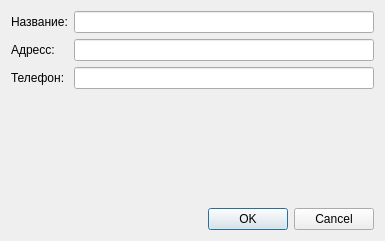
<?xml version="1.0" encoding="UTF-8"?>
<ui version="4.0">
 <class>addComp</class>
 <widget class="QDialog" name="addComp">
  <property name="geometry">
   <rect>
    <x>0</x>
    <y>0</y>
    <width>385</width>
    <height>241</height>
   </rect>
  </property>
  <property name="windowTitle">
   <string>Dialog</string>
  </property>
  <layout class="QGridLayout" name="gridLayout">
   <item row="0" column="0">
    <layout class="QFormLayout" name="formLayout">
     <item row="0" column="0">
      <widget class="QLabel" name="label">
       <property name="text">
        <string>Название:</string>
       </property>
      </widget>
     </item>
     <item row="0" column="1">
      <widget class="QLineEdit" name="nameEdit"/>
     </item>
     <item row="1" column="0">
      <widget class="QLabel" name="label_2">
       <property name="text">
        <string>Адресс:</string>
       </property>
      </widget>
     </item>
     <item row="1" column="1">
      <widget class="QLineEdit" name="addressEdit"/>
     </item>
     <item row="2" column="0">
      <widget class="QLabel" name="label_3">
       <property name="text">
        <string>Телефон:</string>
       </property>
      </widget>
     </item>
     <item row="2" column="1">
      <widget class="QLineEdit" name="phoneEdit"/>
     </item>
    </layout>
   </item>
   <item row="1" column="0">
    <widget class="QDialogButtonBox" name="buttonBox">
     <property name="orientation">
      <enum>Qt::Horizontal</enum>
     </property>
     <property name="standardButtons">
      <set>QDialogButtonBox::Cancel|QDialogButtonBox::Ok</set>
     </property>
    </widget>
   </item>
  </layout>
 </widget>
 <resources/>
 <connections>
  <connection>
   <sender>buttonBox</sender>
   <signal>accepted()</signal>
   <receiver>addComp</receiver>
   <slot>accept()</slot>
   <hints>
    <hint type="sourcelabel">
     <x>248</x>
     <y>254</y>
    </hint>
    <hint type="destinationlabel">
     <x>157</x>
     <y>274</y>
    </hint>
   </hints>
  </connection>
  <connection>
   <sender>buttonBox</sender>
   <signal>rejected()</signal>
   <receiver>addComp</receiver>
   <slot>reject()</slot>
   <hints>
    <hint type="sourcelabel">
     <x>316</x>
     <y>260</y>
    </hint>
    <hint type="destinationlabel">
     <x>286</x>
     <y>274</y>
    </hint>
   </hints>
  </connection>
 </connections>
</ui>
